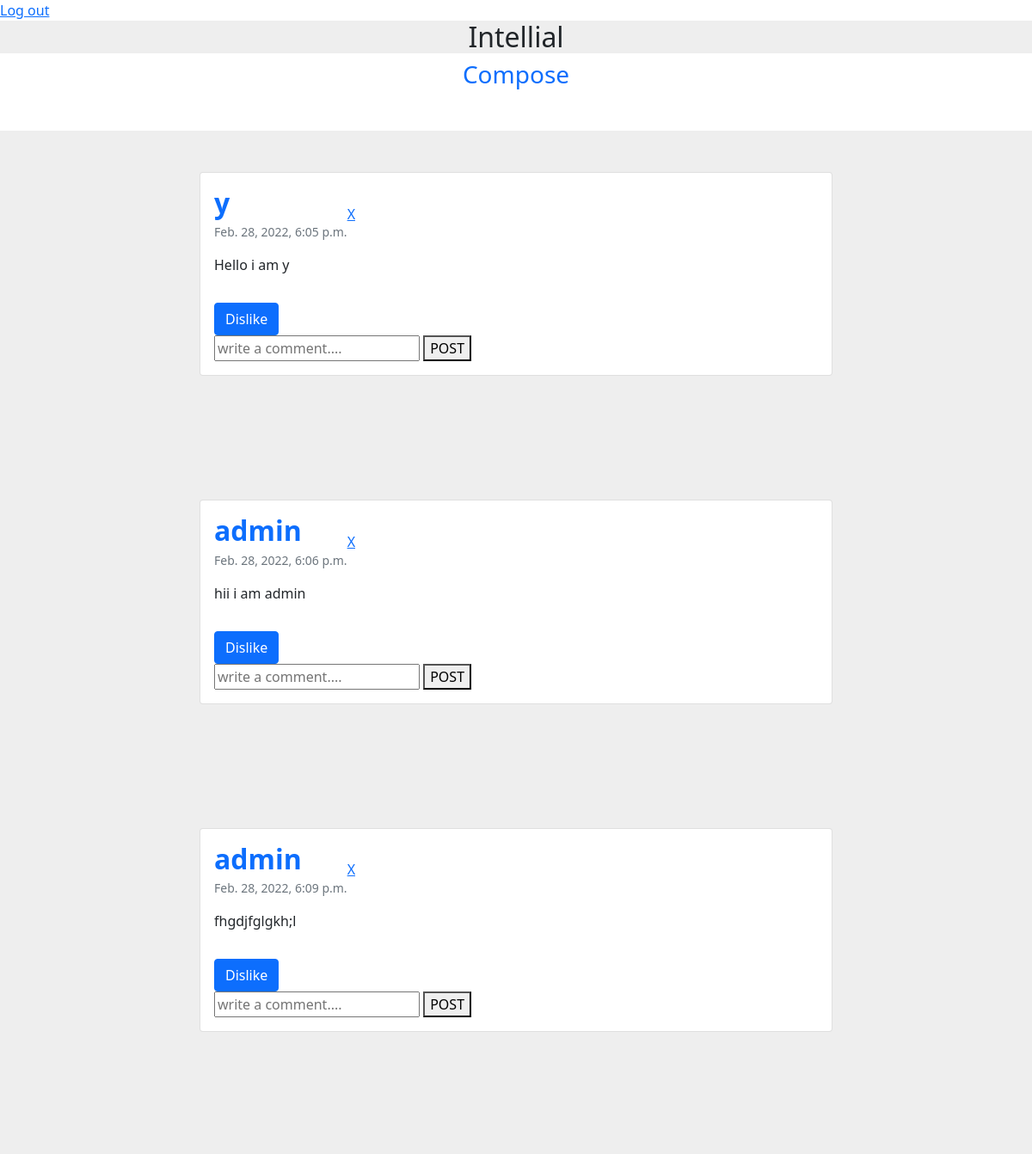
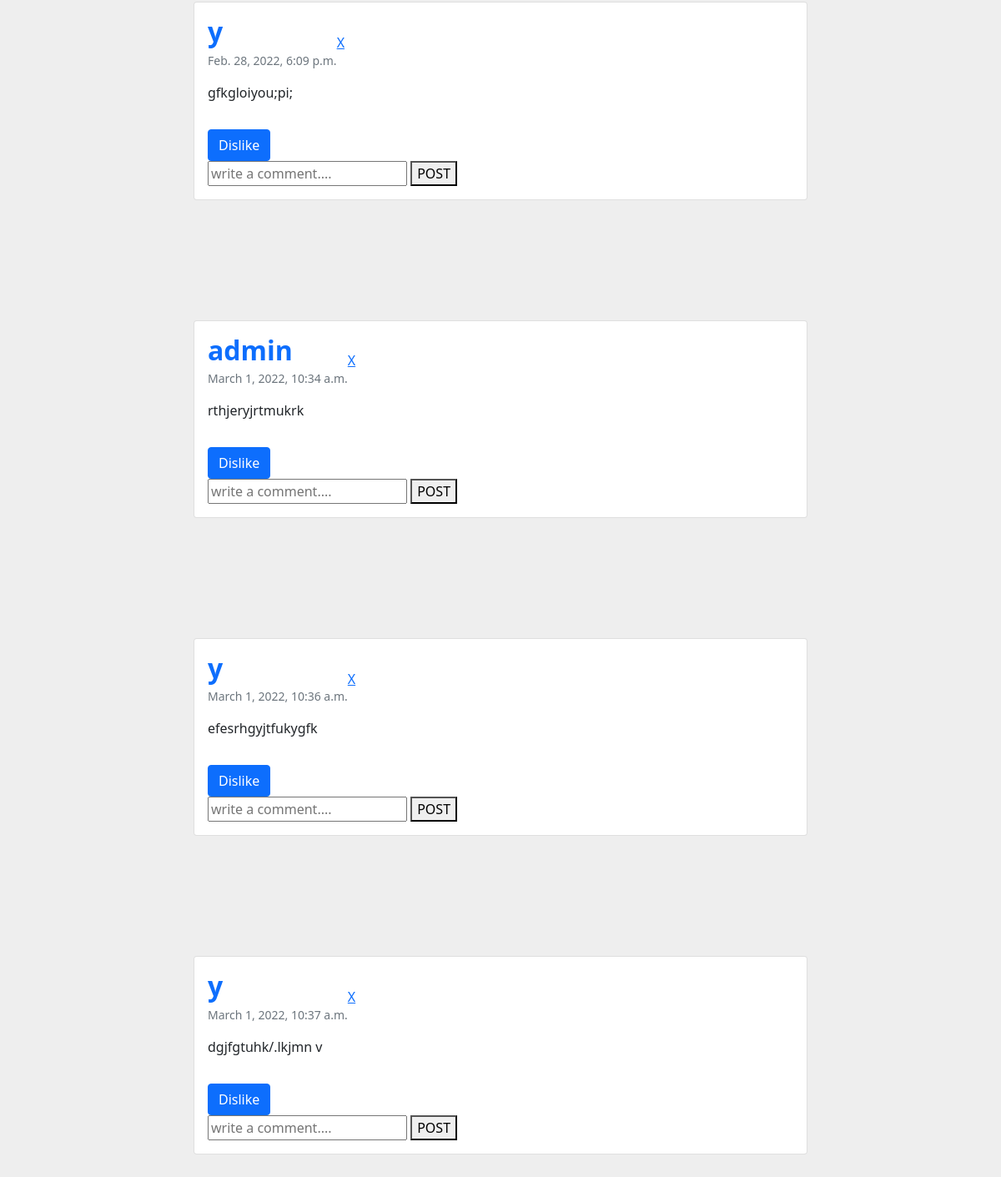
/post_listing/, run on an earlier commit of the app's database (2 pictures, top to bottom).
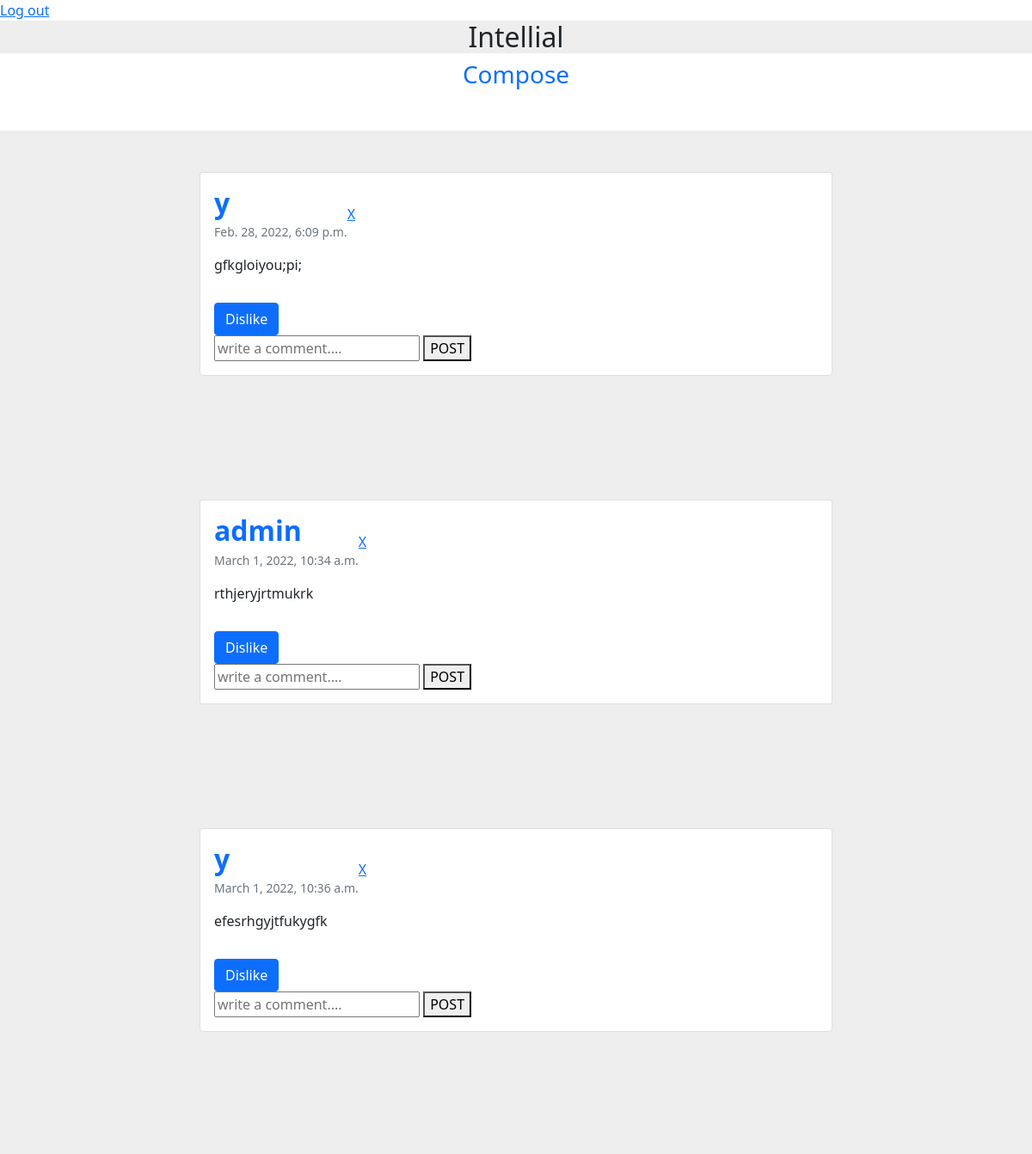
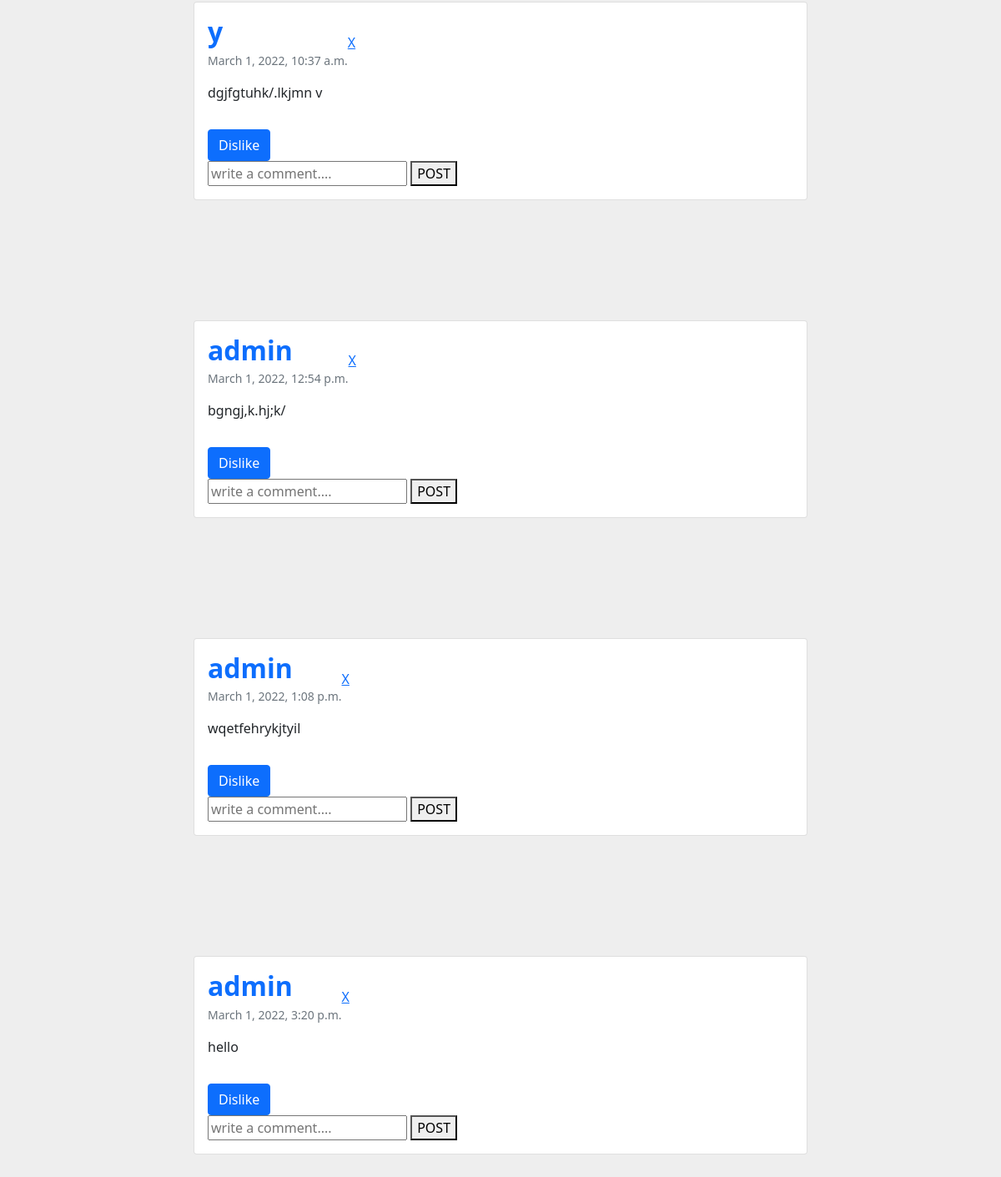
And on a later commit of the database (2 pictures, top to bottom).
### post_app/models.py (models this page shows, shortened)
class Post(models.Model):
    user = models.ForeignKey(User,on_delete=models.CASCADE)
    post_message = models.TextField(max_length=100)
    created = models.DateTimeField(auto_now_add=True)

### post_app/views.py (the view)
# urls.py: path('post_listing/',post_listing,name='post_listing'),
def post_listing(request):
    post = Post.objects.all()
    return render(request,'post_listing.html',{'post':post})

### post_app/templates/post_listing.html (shortened to what this page needs)
<!DOCTYPE html>
<html lang="en">
<head>
    <link href="https://cdn.jsdelivr.net/npm/bootstrap@5.1.3/dist/css/bootstrap.min.css" rel="stylesheet"
>
</head>
<body>
    <div>
        <a href="{% url 'logout' %}">Log out</a>
    </div>
    <center>
        <div>
            <h2 style="background-color: #eee;">Intellial</h2>
        </div>
    </center>
    <center>
        <div>
            <h3 id="postbtn" class="text-primary mb-1">Compose</h3>
        </div>
    </center>
    <section style="background-color: #eee;">
        {% for i in post %}
        <div class="container my-5 py-5">
            <div class="row d-flex justify-content-center">
                <div class="col-md-12 col-lg-10 col-xl-8">
                    <div class="card">
                        <div class="card-body">
                            <div class="d-flex flex-start align-items-center">
                                <div>
                                    <h2 class="fw-bold text-primary mb-1">{{i.user.username}}</h2>
                                    <p class="text-muted small mb-0">
                                        {{i.created}}
                                    </p>
                                </div>
                                {% if request.user %}
                                <a href="{% url 'post_delete' id=i.id %}">X</a>
                                {% endif %}
                            </div>
                            <p class="mt-3 mb-4 pb-2">{{i.post_message}}
                            </p>
                            {% if request.user.id not in post %}
                            <button type='submit' name='like' value="{{ i.id }}"
                                class="btn btn-primary">Dislike</button>
                            {% endif %}
                            <form action="{% url 'comment_on_post' id=i.id %}" method="post">
                                <div class="div">
                                    <input type="text" name="comment" class="comment" placeholder="write a comment...."
                                        required>
                                    <button type=" submit">POST</button>
                                </div>
                            </form>
                        </div>
                    </div>
                </div>
            </div>
        </div>
        {% endfor %}
    </section>
</body>
</html>

What changed in the data, as far as the page shows it:
removed Post: user.username "y", created "Feb. 28, 2022, 6:05 p.m.", post_message "Hello i am y", {{ i.id }} 11 (drawn)
removed Post: user.username "admin", created "Feb. 28, 2022, 6:06 p.m.", post_message "hii i am admin", {{ i.id }} 12 (drawn)
removed Post: user.username "admin", created "Feb. 28, 2022, 6:09 p.m.", post_message "fhgdjfglgkh;l", {{ i.id }} 13 (drawn)
added Post: user.username "admin", created "March 1, 2022, 12:54 p.m.", post_message "bgngj,k.hj;k/", {{ i.id }} 20 (drawn)
added Post: user.username "admin", created "March 1, 2022, 1:08 p.m.", post_message "wqetfehrykjtyil", {{ i.id }} 21 (drawn)
added Post: user.username "admin", created "March 1, 2022, 3:20 p.m.", post_message "hello", {{ i.id }} 22 (drawn)
